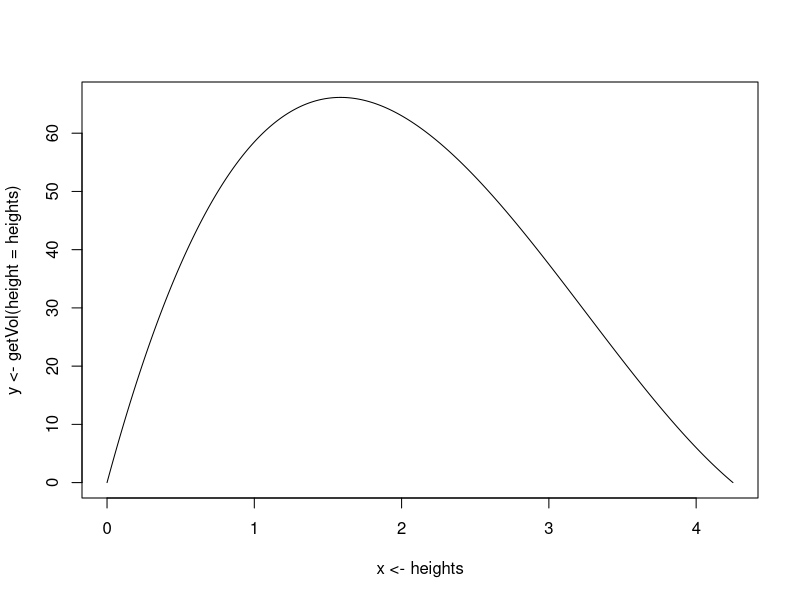

R code for this plot:
getVol <- function(length = 11, width = 8.5, height){
  volume <- (length-(2*height))*(width-(2*height))*(height)
  return(volume)
}

heights <- seq(from = 0, to = 4.25, by = .001)
plot(
  x <- heights,
  y <- getVol(height = heights),
  
  type = "l"
)

for (x in heights){
  if (getVol(height = x) == max(getVol(height = heights))){
    return(x)
  }
}

max(getVol(height = 3.4))

